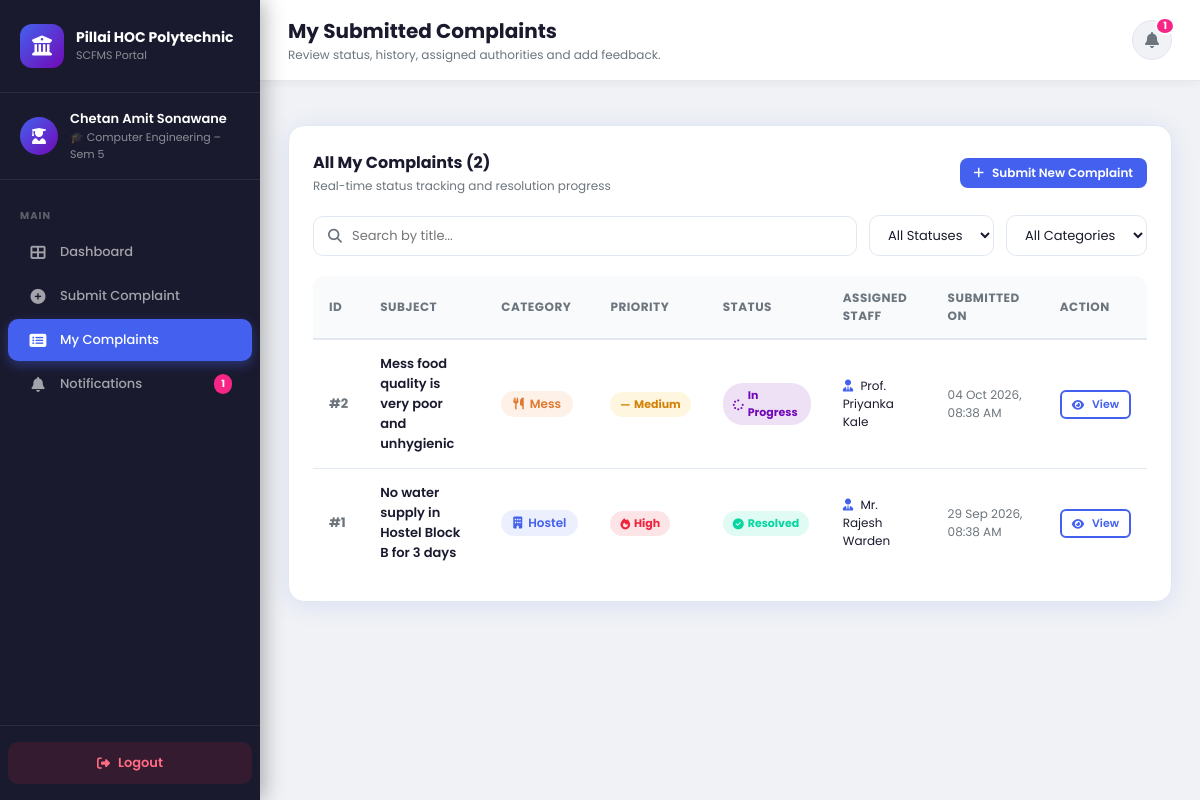
The page /student/complaints (signed in) on the database its author committed.
### flask_app/models/models.py (models this page shows, shortened)
class User(db.Model, UserMixin):
    __tablename__ = 'users'
    id          = db.Column(db.Integer, primary_key=True)
    name        = db.Column(db.String(120), nullable=False)
    email       = db.Column(db.String(120), unique=True, nullable=False)
    password    = db.Column(db.String(256), nullable=False)
    role        = db.Column(db.String(20), nullable=False)   # student / staff / admin
    roll_no     = db.Column(db.String(30))
    branch      = db.Column(db.String(100))
    semester    = db.Column(db.Integer)
    department  = db.Column(db.String(100))
    designation = db.Column(db.String(100))
    complaints_submitted = db.relationship('Complaint', foreign_keys='Complaint.student_id',
                                           back_populates='student', lazy='dynamic')
    complaints_assigned  = db.relationship('Complaint', foreign_keys='Complaint.assigned_to',
                                           back_populates='assignee', lazy='dynamic')
    notifications = db.relationship('Notification', back_populates='user', lazy='dynamic',
                                    cascade='all, delete-orphan')
    feedbacks     = db.relationship('Feedback', back_populates='student', lazy='dynamic')

class Complaint(db.Model):
    __tablename__ = 'complaints'
    id          = db.Column(db.Integer, primary_key=True)
    student_id  = db.Column(db.Integer, db.ForeignKey('users.id'), nullable=False)
    assigned_to = db.Column(db.Integer, db.ForeignKey('users.id'), nullable=True)
    title       = db.Column(db.String(200), nullable=False)
    description = db.Column(db.Text, nullable=False)
    category    = db.Column(db.String(50), nullable=False)   # hostel/mess/lab/faculty/library/other
    priority    = db.Column(db.String(20), nullable=False)   # high/medium/low
    status      = db.Column(db.String(30), default='submitted')  # submitted/assigned/inprogress/resolved/closed
    created_at  = db.Column(db.DateTime, default=datetime.utcnow)
    updated_at  = db.Column(db.DateTime, default=datetime.utcnow, onupdate=datetime.utcnow)
    student     = db.relationship('User', foreign_keys=[student_id], back_populates='complaints_submitted')
    assignee    = db.relationship('User', foreign_keys=[assigned_to], back_populates='complaints_assigned')
    timeline    = db.relationship('TimelineEvent', back_populates='complaint',
                                  lazy='dynamic', cascade='all, delete-orphan',
                                  order_by='TimelineEvent.created_at')
    feedback    = db.relationship('Feedback', back_populates='complaint',
                                  uselist=False, cascade='all, delete-orphan')

### flask_app/routes/student.py (the view)
@student_bp.route('/complaints')
@login_required
@student_required
def my_complaints():
    status_f   = request.args.get('status', '')
    category_f = request.args.get('category', '')
    search     = request.args.get('search', '')
    q = Complaint.query.filter_by(student_id=current_user.id)
    if status_f:   q = q.filter_by(status=status_f)
    if category_f: q = q.filter_by(category=category_f)
    if search:     q = q.filter(Complaint.title.ilike(f'%{search}%'))
    complaints  = q.order_by(Complaint.created_at.desc()).all()
    notif_count = Notification.query.filter_by(user_id=current_user.id, is_read=False).count()
    return render_template('student/complaints.html',
                           complaints=complaints, notif_count=notif_count,
                           status_f=status_f, category_f=category_f, search=search)

### flask_app/models/models.py (called while the page is built)
@login_manager.user_loader
def load_user(user_id):
    return User.query.get(int(user_id))

### flask_app/routes/student.py (called while the page is built)
def student_required(f):
    from functools import wraps
    @wraps(f)
    def decorated(*args, **kwargs):
        if not current_user.is_authenticated or current_user.role != 'student':
            flash('Access denied.', 'danger')
            return redirect(url_for('auth.login'))
        return f(*args, **kwargs)
    return decorated

### flask_app/templates/student/complaints.html (shortened to what this page needs)
{% extends "base.html" %}
{% block avatar_bg %}linear-gradient(135deg,#4361ee,#7209b7){% endblock %}
{% block avatar_icon %}fa-user-graduate{% endblock %}
{% block user_role_label %}🎓 {{ current_user.branch }} – Sem {{ current_user.semester }}{% endblock %}
{% block sidebar_nav %}
<div class="nav-section"><span class="nav-section-label">Main</span></div>
<a href="{{ url_for('student.dashboard') }}"    class="nav-item"><i class="fas fa-th-large"></i> Dashboard</a>
<a href="{{ url_for('student.submit') }}"       class="nav-item"><i class="fas fa-plus-circle"></i> Submit Complaint</a>
<a href="{{ url_for('student.my_complaints') }}"class="nav-item active"><i class="fas fa-list-alt"></i> My Complaints</a>
<a href="{{ url_for('student.notifications') }}"class="nav-item">
  <i class="fas fa-bell"></i> Notifications
  {% if notif_count %}<span class="nav-badge">{{ notif_count }}</span>{% endif %}
</a>
{% endblock %}
{% block page_title %}My Submitted Complaints{% endblock %}
{% block page_subtitle %}Review status, history, assigned authorities and add feedback.{% endblock %}
{% block content %}
<div class="card">
  <div class="card-header">
    <div>
      <div class="card-title">All My Complaints ({{ complaints|length }})</div>
      <div class="card-subtitle">Real-time status tracking and resolution progress</div>
    </div>
    <a href="{{ url_for('student.submit') }}" class="btn btn-blue btn-sm">
      <i class="fas fa-plus"></i> Submit New Complaint
    </a>
  </div>
  <form method="GET" action="{{ url_for('student.my_complaints') }}" class="filter-bar">
    <div class="search-box">
      <i class="fas fa-search"></i>
      <input type="text" name="search" placeholder="Search by title..." value="{{ search }}"/>
    </div>
    <select name="status" class="filter-select" onchange="this.form.submit()">
      <option value="">All Statuses</option>
    </select>
    <select name="category" class="filter-select" onchange="this.form.submit()">
      <option value="">All Categories</option>
    </select>
  </form>
  {% if complaints %}
  <div class="table-wrap">
    <table>
      <thead>
        <tr>
          <th>ID</th>
          <th>Subject</th>
          <th>Category</th>
          <th>Priority</th>
          <th>Status</th>
          <th>Assigned Staff</th>
          <th>Submitted On</th>
          <th>Action</th>
        </tr>
      </thead>
      <tbody>
        {% for c in complaints %}
        <tr>
          <td><strong style="color:var(--text-muted);">#{{ c.id }}</strong></td>
          <td style="max-width:220px;">
            <a href="{{ url_for('student.complaint_detail', cid=c.id) }}" style="font-weight:600; color:var(--text-dark);">
              {{ c.title }}
            </a>
          </td>
          <td>{% include 'partials/category_pill.html' %}</td>
          <td>{% include 'partials/priority_badge.html' %}</td>
          <td>{% include 'partials/status_badge.html' %}</td>
          <td style="font-size:12px;">
            {% if c.assignee %}
              <i class="fas fa-user-tie" style="color:var(--primary); margin-right:4px;"></i> {{ c.assignee.name }}
            {% else %}
              <span style="color:var(--text-muted); font-style:italic;">Pending Assignment</span>
            {% endif %}
          </td>
          <td style="font-size:12px; color:var(--text-muted);">{{ c.created_at.strftime('%d %b %Y, %I:%M %p') }}</td>
          <td>
            <a href="{{ url_for('student.complaint_detail', cid=c.id) }}" class="btn btn-outline btn-xs">
              <i class="fas fa-eye"></i> View
            </a>
          </td>
        </tr>
        {% endfor %}
      </tbody>
    </table>
  </div>
  {% else %}
  <div class="empty-state">
    <i class="fas fa-clipboard-list"></i>
    <h3>No complaints found</h3>
    <p>There are no complaints matching your criteria.</p>
  </div>
  {% endif %}
</div>
{% endblock %}

### flask_app/templates/base.html (shortened to what this page needs)
<!DOCTYPE html>
<html lang="en">
<head>
  <link rel="stylesheet" href="{{ url_for('static', filename='css/style.css') }}"/>
  <link rel="stylesheet" href="https://cdnjs.cloudflare.com/ajax/libs/font-awesome/6.4.0/css/all.min.css"/>
</head>
<body class="app-body">
<aside class="sidebar" id="sidebar">
  <div class="sidebar-logo">
    <div class="logo-circle"><i class="fas fa-university"></i></div>
    <div>
      <h2>Pillai HOC Polytechnic</h2>
      <p>SCFMS Portal</p>
    </div>
  </div>
  <div class="sidebar-user">
    <div class="user-avatar" style="background:{% block avatar_bg %}linear-gradient(135deg,#4361ee,#7209b7){% endblock %};">
      <i class="fas {% block avatar_icon %}fa-user{% endblock %}"></i>
    </div>
    <div class="user-info">
      <div class="name">{{ current_user.name }}</div>
      <div class="role">{% block user_role_label %}{% endblock %}</div>
    </div>
  </div>
  <nav class="sidebar-nav">
    {% block sidebar_nav %}{% endblock %}
  </nav>
  <div class="sidebar-footer">
    <a href="{{ url_for('auth.logout') }}" class="logout-btn">
      <i class="fas fa-sign-out-alt"></i> Logout
    </a>
  </div>
</aside>
<div class="main-content">
  <div class="top-bar">
    <div class="top-bar-left">
      <div>
        <h1>{% block page_title %}Dashboard{% endblock %}</h1>
        <p>{% block page_subtitle %}{% endblock %}</p>
      </div>
    </div>
    <div class="top-bar-right">
      <a href="{{ url_for(current_user.role + '.notifications') if current_user.role == 'student' else '#' }}"
         class="top-bar-btn notif-btn" title="Notifications">
        <i class="fas fa-bell"></i>
        {% if notif_count and notif_count > 0 %}
          <span class="notif-badge">{{ notif_count }}</span>
        {% endif %}
      </a>
    </div>
  </div>
  <div class="flash-container">
  </div>
  <div class="page-content">
    {% block content %}{% endblock %}
  </div>
</div>
</body>
</html>

### flask_app/templates/partials/category_pill.html
{% set cat_map = {
  'hostel':  ('cat-hostel',  'fa-building',            'Hostel'),
  'mess':    ('cat-mess',    'fa-utensils',            'Mess'),
  'lab':     ('cat-lab',     'fa-flask',               'Lab'),
  'faculty': ('cat-faculty', 'fa-chalkboard-teacher',  'Faculty'),
  'library': ('cat-library', 'fa-book',                'Library'),
  'other':   ('cat-other',   'fa-ellipsis-h',          'Other')
} %}
{% set ct = cat_map.get(c.category, ('cat-other', 'fa-circle', c.category | capitalize)) %}
<span class="category-pill {{ ct[0] }}"><i class="fas {{ ct[1] }}"></i> {{ ct[2] }}</span>

### flask_app/templates/partials/priority_badge.html
{% set priority_map = {
  'high':   ('badge-high',   'fa-fire',       'High'),
  'medium': ('badge-medium', 'fa-minus',      'Medium'),
  'low':    ('badge-low',    'fa-arrow-down', 'Low')
} %}
{% set p = priority_map.get(c.priority, ('badge-low', 'fa-circle', c.priority)) %}
<span class="badge {{ p[0] }}"><i class="fas {{ p[1] }}"></i> {{ p[2] }}</span>

### flask_app/templates/partials/status_badge.html
{% set status_map = {
  'submitted':  ('badge-submitted',  'fa-paper-plane',    'Submitted'),
  'assigned':   ('badge-assigned',   'fa-user-check',     'Assigned'),
  'inprogress': ('badge-inprogress', 'fa-spinner',        'In Progress'),
  'resolved':   ('badge-resolved',   'fa-check-circle',   'Resolved'),
  'closed':     ('badge-closed',     'fa-lock',           'Closed')
} %}
{% set s = status_map.get(c.status, ('badge-submitted','fa-circle', c.status)) %}
<span class="badge {{ s[0] }}"><i class="fas {{ s[1] }}"></i> {{ s[2] }}</span>

### rows shown on the page
User: name "Chetan Amit Sonawane", branch "Computer Engineering", semester "5"
Complaint: id "2", title "Mess food quality is very poor and unhygienic", category "Mess", priority "Medium", s "In Progress", assignee.name "Prof. Priyanka Kale", created_at "04 Oct 2026, 08:38 AM"
Complaint: id "1", title "No water supply in Hostel Block B for 3 days", category "Hostel", priority "High", status "Resolved", assignee.name "Mr. Rajesh Warden", created_at "29 Sep 2026, 08:38 AM"

### other values the page prints
{{ notif_count }} "1"
{{ complaints|length }} "2"
